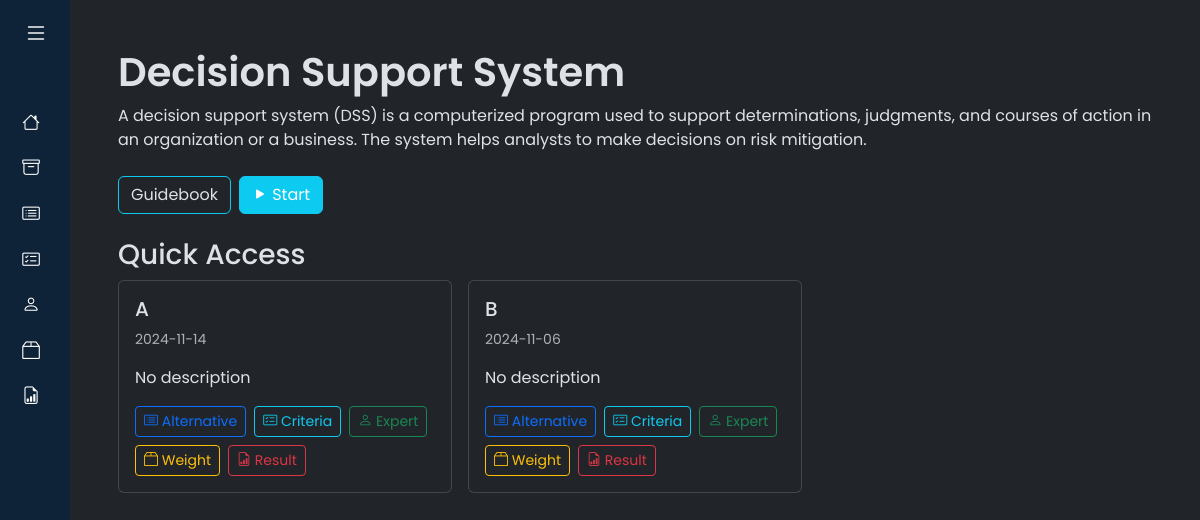
The page / on the database its author committed.
### tables this page shows
CREATE TABLE `tb_periode` (
  `tanggal` date NOT NULL,
  `nama` varchar(100) DEFAULT NULL,
  `keterangan` text DEFAULT NULL
);

### functions.php (called while the page is built, shortened)
<?php
include 'config.php';
include 'includes/db.php';
$db = new DB($config['server'], $config['username'], $config['password'], $config['database_name']);
function _get($key, $val = null)
{
    if (isset($_GET[$key]))
        return $_GET[$key];
    else
        return $val;
}

### config.php (called while the page is built)
<?php
$config["server"] = 'localhost';
$config["username"] = 'root';
$config["password"] = '';
$config["database_name"] = 'dbfahpvik';
?>

### includes/db.php (called while the page is built, shortened)
<?php
class DB
{
    var $conn = null;
    public function __construct($host, $username, $passwd, $dbname)
    {
        $this->conn = mysqli_connect($host, $username, $passwd, $dbname);
    }
    public function query($sql)
    {
        $query = mysqli_query($this->conn, $sql) or die('<pre>Error mysqli_query: ' . mysqli_error($this->conn) . '<br />' . $sql . '</pre>');
        return $query;
    }
    public function get_results($sql)
    {
        $query = $this->query($sql);
        $arr = array();
        while ($row = mysqli_fetch_object($query)) {
            $arr[] = $row;
        }
        return $arr;
    }
}

### home.php (the view, shortened to what this page needs)
<h1 class="fs-1">Decision Support System</h1>
<p>A decision support system (DSS) is a computerized program used to support determinations, judgments, and courses of action in an organization or a business. The system helps analysts to make decisions on risk mitigation.</p>
<div class="form-group d-flex mt-2">
    <div>
        <a class="btn border border-info" href="#"><span class="glyphicon glyphicon-book"></span> Guidebook</a>
    </div>
    <div>
        <a class="btn btn-info mx-2 text-white" href="?m=periode&periode=<?= _get('periode') ?>">
        <i class="bi bi-play-fill"></i> Start
        </a>
    </div>
</div>
<div class="shortcut-container mt-4 mb-4">
    <h3>Quick Access</h3>
    <div class="row g-3">
        <?php
        $periods = $db->get_results("SELECT * FROM tb_periode ORDER BY tanggal DESC");
        if($periods):
        foreach($periods as $period):
        ?>
        <div class="col-md-4">
            <div class="card h-100">
                <div class="card-body">
                    <h5 class="card-title"><?= $period->nama ?></h5>
                    <p class="card-text text-muted small"><?= $period->tanggal ?></p>
                    <p class="card-text"><?= $period->keterangan ? $period->keterangan : 'No description' ?></p>
                    <div class="d-flex flex-wrap gap-2">
                        <a href="?m=alternatif&periode=<?= $period->tanggal ?>" class="btn btn-sm btn-outline-primary">
                            <i class="bi bi-card-list"></i> Alternative
                        </a>
                        <a href="?m=kriteria&periode=<?= $period->tanggal ?>" class="btn btn-sm btn-outline-info">
                            <i class="bi bi-card-checklist"></i> Criteria
                        </a>
                        <a href="?m=experts&periode=<?= $period->tanggal ?>" class="btn btn-sm btn-outline-success">
                            <i class="bi bi-person"></i> Expert
                        </a>
                        <a href="?m=rel_kriteria&periode=<?= $period->tanggal ?>" class="btn btn-sm btn-outline-warning">
                            <i class="bi bi-box2"></i> Weight
                        </a>
                        <a href="?m=hitung&periode=<?= $period->tanggal ?>" class="btn btn-sm btn-outline-danger">
                            <i class="bi bi-file-earmark-bar-graph"></i> Result
                        </a>
                    </div>
                </div>
            </div>
        </div>
        <?php
        endforeach;
        endif; ?>
    </div>
</div>

### assets/css/style.css (style rules this page uses)
* { margin: 0; padding: 0; }
a { text-decoration: none; }
h1 { font-weight: 600; font-size: 1.5rem; }
body { height: 100%; font-family: 'Poppins', sans-serif; }

### rows shown on the page
tb_periode: nama "A", tanggal "2024-11-14", keterangan "No description"
tb_periode: nama "B", tanggal "2024-11-06", keterangan "No description"
